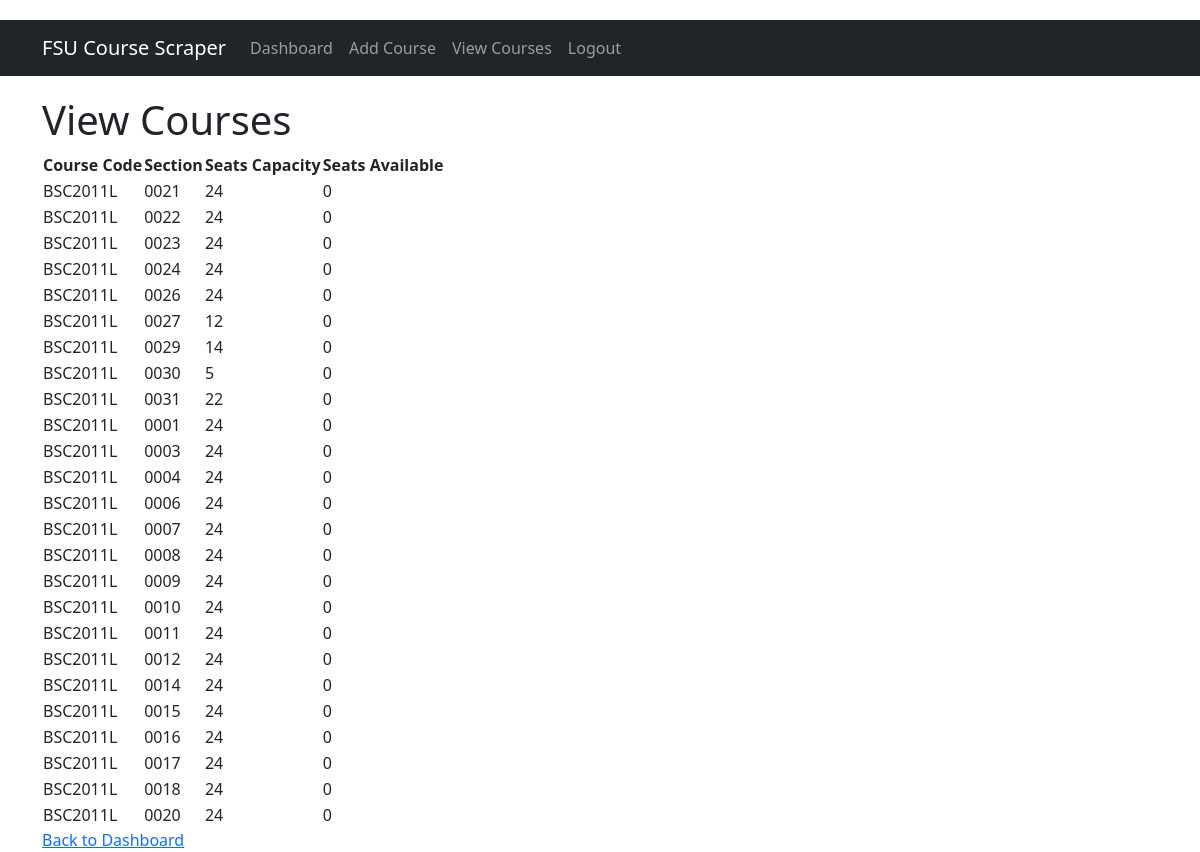
The page /view_courses (signed in) on the database as committed earlier.
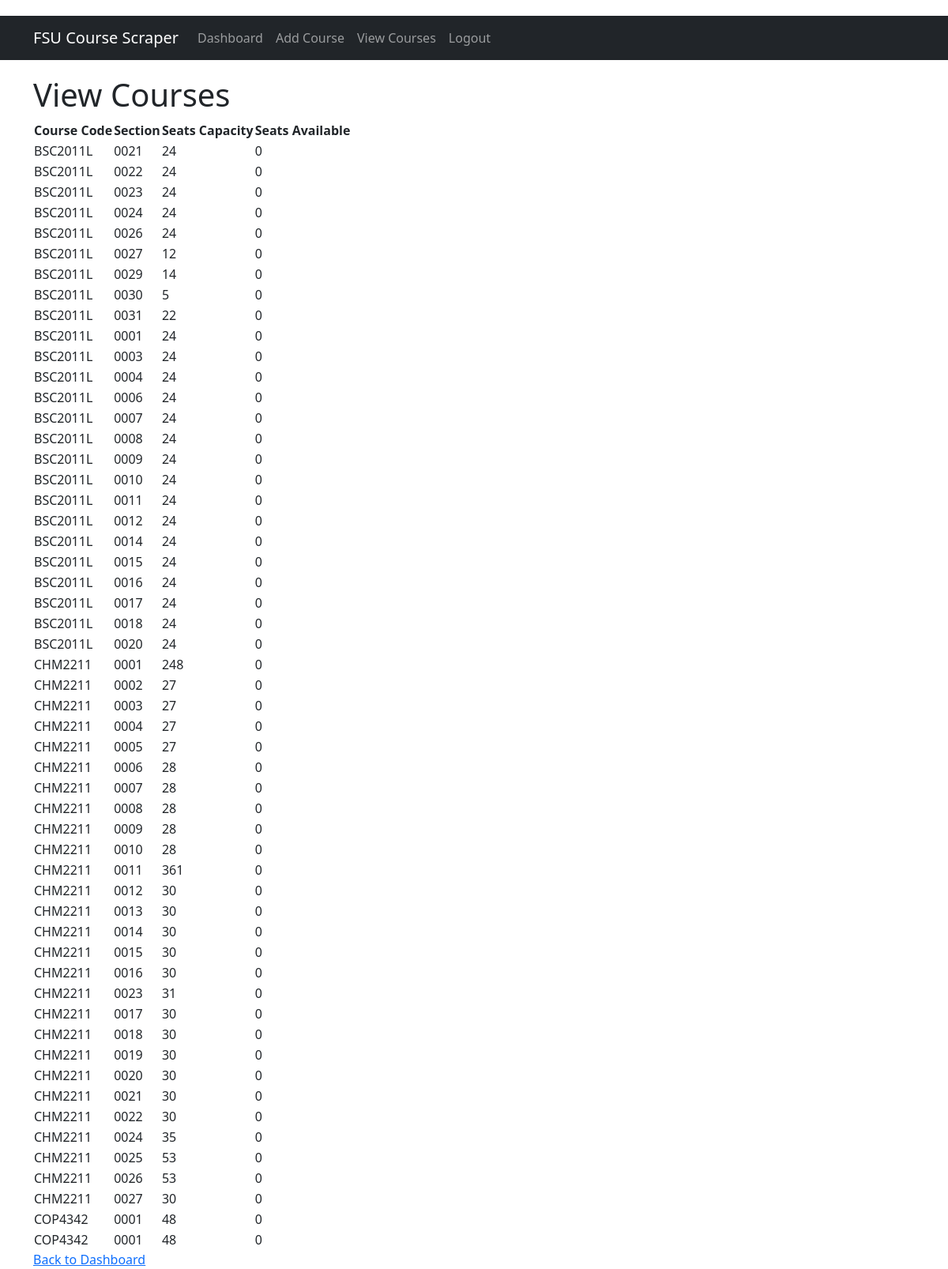
The same page on the database as committed later.
### tables this page shows
CREATE TABLE courses (
                id INTEGER PRIMARY KEY AUTOINCREMENT,
                courseCode TEXT,
                section TEXT,
                seatsCapacity INTEGER,
                seatsAvailable INTEGER
            );

### app.py (the view)
@app.route('/view_courses')
def view_courses():
    if 'username' not in session:
        return redirect(url_for('index'))
    conn = get_db_connection()
    cursor = conn.cursor()
    cursor.execute("SELECT * FROM courses")
    courses = cursor.fetchall()
    conn.close()
    return render_template('view_courses.html', courses=courses)

### app.py (called while the page is built)
def get_db_connection():
    conn = sqlite3.connect('fsu_courses.db')
    conn.row_factory = sqlite3.Row
    return conn

### templates/view_courses.html (shortened to what this page needs)
{% extends "base.html" %}
    {% block content %}
    <h1>View Courses</h1>
    <table>
        <thead>
            <tr>
                <th>Course Code</th>
                <th>Section</th>
                <th>Seats Capacity</th>
                <th>Seats Available</th>
            </tr>
        </thead>
        <tbody>
            {% for course in courses %}
            <tr>
                <td>{{ course['courseCode'] }}</td>
                <td>{{ course['section'] }}</td>
                <td>{{ course['seatsCapacity'] }}</td>
                <td>{{ course['seatsAvailable'] }}</td>
            </tr>
            {% endfor %}
        </tbody>
    </table>
    <a href="{{ url_for('dashboard') }}">Back to Dashboard</a>
    {% endblock %}

### templates/base.html (shortened to what this page needs)
<!DOCTYPE html>
<html lang="en">
<head>
    <link href="https://cdn.jsdelivr.net/npm/bootstrap@5.3.2/dist/css/bootstrap.min.css" rel="stylesheet">
</head>
<body>
    <nav class="navbar navbar-expand-lg navbar-dark bg-dark">
        <div class="container">
            <a class="navbar-brand" href="{{ url_for('index') }}">FSU Course Scraper</a>
            <div class="collapse navbar-collapse" id="navbarNav">
                <ul class="navbar-nav">
                    {% if session.username %}
                    <li class="nav-item">
                        <a class="nav-link" href="{{ url_for('dashboard') }}">Dashboard</a>
                    </li>
                    <li class="nav-item">
                        <a class="nav-link" href="{{ url_for('add_course') }}">Add Course</a>
                    </li>
                    <li class="nav-item">
                        <a class="nav-link" href="{{ url_for('view_courses') }}">View Courses</a>
                    </li>
                    <li class="nav-item">
                        <a class="nav-link" href="{{ url_for('logout') }}">Logout</a>
                    </li>
                    {% endif %}
                </ul>
            </div>
        </div>
    </nav>
    <div class="container">
        {% block content %}{% endblock %}
    </div>
</body>
</html>

### templates/base.html (style rules this page uses)
body { padding-top: 20px; }
.navbar { margin-bottom: 20px; }

Rows that differ between the two databases and show on the page:
added courses: courseCode "CHM2211", section "0001", seatsCapacity "248", seatsAvailable "0"
added courses: courseCode "CHM2211", section "0002", seatsCapacity "27", seatsAvailable "0"
added courses: courseCode "CHM2211", section "0003", seatsCapacity "27", seatsAvailable "0"
added courses: courseCode "CHM2211", section "0004", seatsCapacity "27", seatsAvailable "0"
added courses: courseCode "CHM2211", section "0005", seatsCapacity "27", seatsAvailable "0"
added courses: courseCode "CHM2211", section "0006", seatsCapacity "28", seatsAvailable "0"
added courses: courseCode "CHM2211", section "0007", seatsCapacity "28", seatsAvailable "0"
added courses: courseCode "CHM2211", section "0008", seatsCapacity "28", seatsAvailable "0"
added courses: courseCode "CHM2211", section "0009", seatsCapacity "28", seatsAvailable "0"
added courses: courseCode "CHM2211", section "0010", seatsCapacity "28", seatsAvailable "0"
added courses: courseCode "CHM2211", section "0011", seatsCapacity "361", seatsAvailable "0"
added courses: courseCode "CHM2211", section "0012", seatsCapacity "30", seatsAvailable "0"
added courses: courseCode "CHM2211", section "0013", seatsCapacity "30", seatsAvailable "0"
added courses: courseCode "CHM2211", section "0014", seatsCapacity "30", seatsAvailable "0"
added courses: courseCode "CHM2211", section "0015", seatsCapacity "30", seatsAvailable "0"
added courses: courseCode "CHM2211", section "0016", seatsCapacity "30", seatsAvailable "0"
added courses: courseCode "CHM2211", section "0023", seatsCapacity "31", seatsAvailable "0"
added courses: courseCode "CHM2211", section "0017", seatsCapacity "30", seatsAvailable "0"
added courses: courseCode "CHM2211", section "0018", seatsCapacity "30", seatsAvailable "0"
added courses: courseCode "CHM2211", section "0019", seatsCapacity "30", seatsAvailable "0"
added courses: courseCode "CHM2211", section "0020", seatsCapacity "30", seatsAvailable "0"
added courses: courseCode "CHM2211", section "0021", seatsCapacity "30", seatsAvailable "0"
added courses: courseCode "CHM2211", section "0022", seatsCapacity "30", seatsAvailable "0"
added courses: courseCode "CHM2211", section "0024", seatsCapacity "35", seatsAvailable "0"
added courses: courseCode "CHM2211", section "0025", seatsCapacity "53", seatsAvailable "0"
added courses: courseCode "CHM2211", section "0026", seatsCapacity "53", seatsAvailable "0"
added courses: courseCode "CHM2211", section "0027", seatsCapacity "30", seatsAvailable "0"
added courses: courseCode "COP4342", section "0001", seatsCapacity "48", seatsAvailable "0"
added courses: courseCode "COP4342", section "0001", seatsCapacity "48", seatsAvailable "0"
